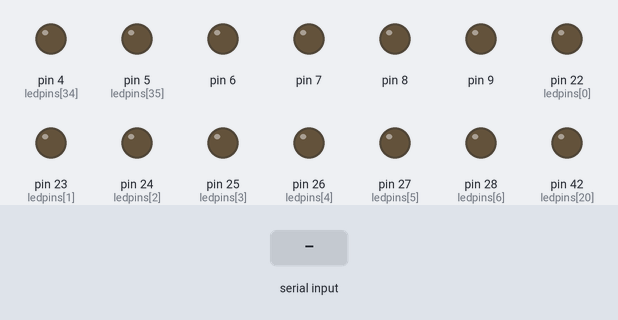
Simulated run of this sketch. Board: Arduino Mega 2560, built with avr-gcc and run on an emulated ATmega2560. On the bench: output pins drawn as LEDs (lit = HIGH). The test bench sets the inputs (shaded band).

Above: at 1.2 s.
1.3 s: "30,150,10,200,45,90\n" received over Serial
At 3.1 s:
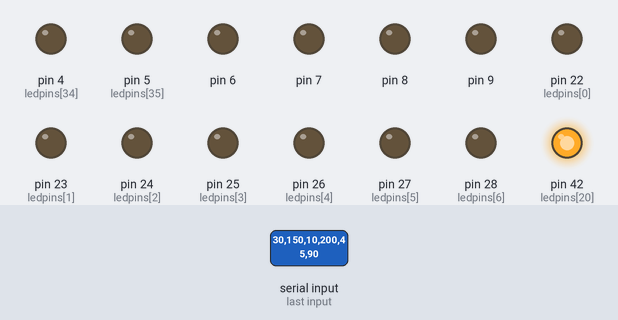
3.8 s: "11\n" received over Serial
At 6.0 s:
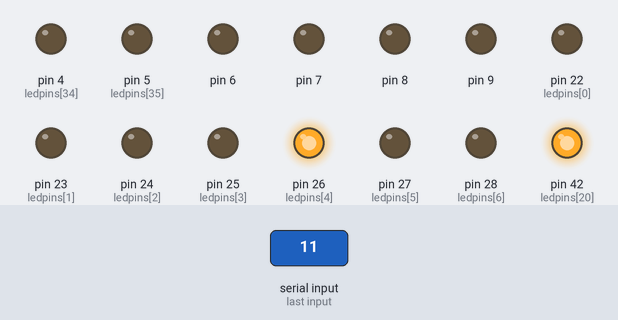
6.3 s: "16\n" received over Serial
At 7.9 s:
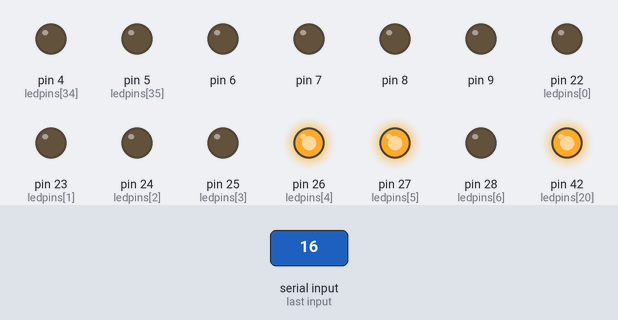
8.7 s: "15\n" received over Serial
At 10.8 s:
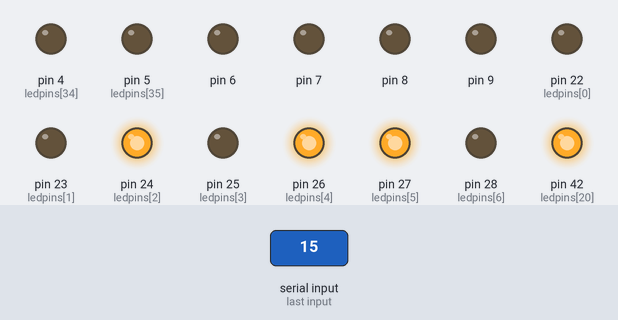
11.1 s: "14\n" received over Serial
At 12.8 s:
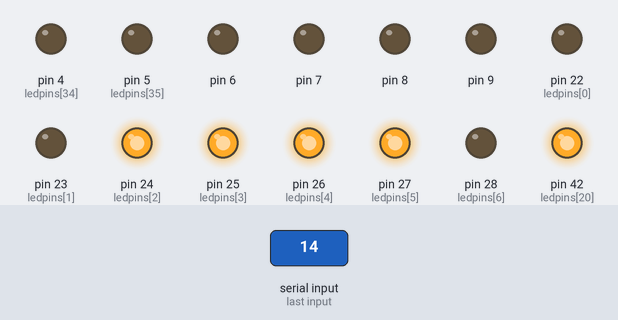
13.6 s: "30,150,10,200,45,90\n" received over Serial
At 16.0 s:
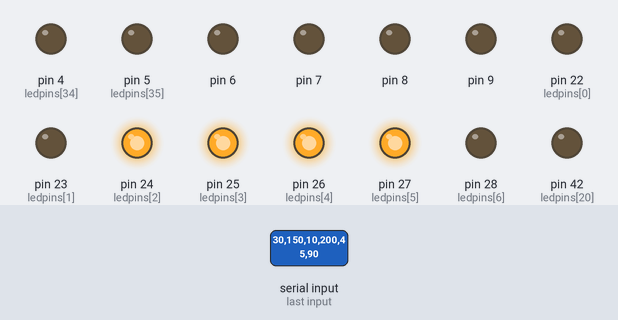
Timing chart, 0 to 17.1 s (numbered marks = the images above; inputs shaded):
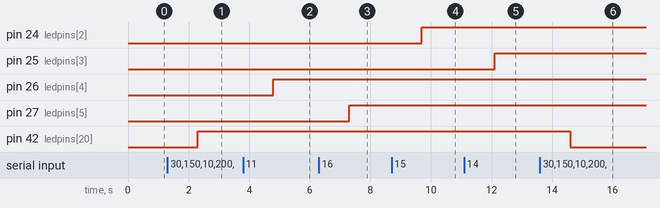

Measured:
- after the input at 1.3 s, pin 42 (ledpins[20]): LOW → HIGH after 1.0 s
- after the input at 3.8 s, pin 26 (ledpins[4]): LOW → HIGH after 1.0 s
- after the input at 6.3 s, pin 27 (ledpins[5]): LOW → HIGH after 1.0 s
- after the input at 8.7 s, pin 24 (ledpins[2]): LOW → HIGH after 1.0 s
- after the input at 11.1 s, pin 25 (ledpins[3]): LOW → HIGH after 1.0 s
- after the input at 13.6 s, pin 42 (ledpins[20]): HIGH → LOW after 1.0 s

The sketch:

ArduinoBoard.ino
```cpp
String seData;

void setup(){
  Serial.begin(115200);
  pinMode(9, OUTPUT);
  pinMode(6, OUTPUT);
  pinMode(4, OUTPUT);
  pinMode(5, OUTPUT);
  pinMode(22, OUTPUT);
  pinMode(23, OUTPUT);
  pinMode(24, OUTPUT);
  pinMode(25, OUTPUT);
  pinMode(26, OUTPUT);
  pinMode(27, OUTPUT);
  pinMode(28, OUTPUT);
  pinMode(29, OUTPUT);
  pinMode(30, OUTPUT);
  pinMode(31, OUTPUT);
  pinMode(32, OUTPUT);
  pinMode(33, OUTPUT);
  pinMode(34, OUTPUT);
  pinMode(35, OUTPUT);
  pinMode(36, OUTPUT);
  pinMode(37, OUTPUT);
  pinMode(38, OUTPUT);
  pinMode(39, OUTPUT);
  pinMode(40, OUTPUT);
  pinMode(41, OUTPUT);
  pinMode(42, OUTPUT);
  pinMode(43, OUTPUT);
  pinMode(44, OUTPUT);
  pinMode(45, OUTPUT);
  pinMode(46, OUTPUT);
  pinMode(47, OUTPUT);
  pinMode(48, OUTPUT);
  pinMode(49, OUTPUT);
  pinMode(50, OUTPUT);
  pinMode(51, OUTPUT);
  pinMode(7, OUTPUT);
  pinMode(8, OUTPUT);
}

void loop()
{
  if(Serial.available()){
    serialEvent();
  }
}
int switch1, switch2, switch3, switch4, switch5, switch6, switch7, switch8, switch9, switch10, switch11, switch12, switch13, switch14, switch15, switch16,
switch17, switch18, switch19, switch20, switch21, switch22, switch23, switch24, switch25, switch26, switch27, switch28, switch29, switch30, switch31, switch32, switch33, switch34, switch35, switch36 = 0;

void serialEvent() {
  seData = Serial.readString();
  for(int ind=0; ind<seData.length()-2;ind+=2){
    String serialData=seData.substring(ind,ind+2);
    if(serialData.toInt()==11){if(switch1==0){digitalWrite(26,HIGH); switch1=1;}else{digitalWrite(26,LOW); switch1=0;}}

    if(serialData.toInt()==16){if(switch2==0){digitalWrite(27,HIGH); switch2=1;}else{digitalWrite(27,LOW); switch2=0;}}

    if(serialData.toInt()==15){if(switch3==0){digitalWrite(24,HIGH); switch3=1;}else{digitalWrite(24,LOW); switch3=0;}}

    if(serialData.toInt()==14){if(switch4==0){digitalWrite(25,HIGH); switch4=1;}else{digitalWrite(25,LOW); switch4=0;}}

    if(serialData.toInt()==13){if(switch5==0){digitalWrite(22,HIGH); switch5=1;}else{digitalWrite(22,LOW); switch5=0;}}

    if(serialData.toInt()==12){if(switch6==0){digitalWrite(23,HIGH); switch6=1;}else{digitalWrite(23,LOW); switch6=0;}}

    if(serialData.toInt()==21){if(switch7==0){digitalWrite(32,HIGH); switch7=1;}else{digitalWrite(32,LOW); switch7=0;}}

    if(serialData.toInt()==26){if(switch8==0){digitalWrite(33,HIGH); switch8=1;}else{digitalWrite(33,LOW); switch8=0;}}

    if(serialData.toInt()==25){if(switch9==0){digitalWrite(30,HIGH); switch9=1;}else{digitalWrite(30,LOW); switch9=0;}}

    if(serialData.toInt()==24){if(switch10==0){digitalWrite(31,HIGH); switch10=1;}else{digitalWrite(31,LOW); switch10=0;}}

    if(serialData.toInt()==23){if(switch11==0){digitalWrite(28,HIGH); switch11=1;}else{digitalWrite(28,LOW); switch11=0;}}

    if(serialData.toInt()==22){if(switch12==0){digitalWrite(29,HIGH); switch12=1;}else{digitalWrite(29,LOW); switch12=0;}}

    if(serialData.toInt()==31){if(switch13==0){digitalWrite(38,HIGH); switch13=1;}else{digitalWrite(38,LOW); switch13=0;}}

    if(serialData.toInt()==36){if(switch14==0){digitalWrite(39,HIGH); switch14=1;}else{digitalWrite(39,LOW); switch14=0;}}

    if(serialData.toInt()==33){if(switch15==0){digitalWrite(34,HIGH); switch15=1;}else{digitalWrite(34,LOW); switch15=0;}}

    if(serialData.toInt()==34){if(switch16==0){digitalWrite(37,HIGH); switch16=1;}else{digitalWrite(37,LOW); switch16=0;}}

    if(serialData.toInt()==35){if(switch17==0){digitalWrite(36,HIGH); switch17=1;}else{digitalWrite(36,LOW); switch17=0;}}

    if(serialData.toInt()==32){if(switch18==0){digitalWrite(35,HIGH); switch18=1;}else{digitalWrite(35,LOW); switch18=0;}}

    if(serialData.toInt()==41){if(switch19==0){digitalWrite(44,HIGH); switch19=1;}else{digitalWrite(44,LOW); switch19=0;}}

    if(serialData.toInt()==46){if(switch20==0){digitalWrite(45,HIGH); switch20=1;}else{digitalWrite(45,LOW); switch20=0;}}

    if(serialData.toInt()==45){if(switch21==0){digitalWrite(42,HIGH); switch21=1;}else{digitalWrite(42,LOW); switch21=0;}}

    if(serialData.toInt()==44){if(switch22==0){digitalWrite(43,HIGH); switch22=1;}else{digitalWrite(43,LOW); switch22=0;}}

    if(serialData.toInt()==43){if(switch23==0){digitalWrite(40,HIGH); switch23=1;}else{digitalWrite(40,LOW); switch23=0;}}

    if(serialData.toInt()==42){if(switch24==0){digitalWrite(41,HIGH); switch24=1;}else{digitalWrite(41,LOW); switch24=0;}}

    if(serialData.toInt()==51){if(switch25==0){digitalWrite(50,HIGH); switch25=1;}else{digitalWrite(50,LOW); switch25=0;}}

    if(serialData.toInt()==56){if(switch26==0){digitalWrite(51,HIGH); switch26=1;}else{digitalWrite(51,LOW); switch26=0;}}

    if(serialData.toInt()==55){if(switch27==0){digitalWrite(48,HIGH); switch27=1;}else{digitalWrite(48,LOW); switch27=0;}}

    if(serialData.toInt()==54){if(switch28==0){digitalWrite(49,HIGH); switch28=1;}else{digitalWrite(49,LOW); switch28=0;}}

    if(serialData.toInt()==53){if(switch29==0){digitalWrite(46,HIGH); switch29=1;}else{digitalWrite(46,LOW); switch29=0;}}

    if(serialData.toInt()==52){if(switch30==0){digitalWrite(47,HIGH); switch30=1;}else{digitalWrite(47,LOW); switch30=0;}}

    if(serialData.toInt()==61){if(switch31==0){digitalWrite(4,HIGH); switch31=1;}else{digitalWrite(4,LOW); switch31=0;}}

    if(serialData.toInt()==62){if(switch32==0){digitalWrite(9,HIGH); switch32=1;}else{digitalWrite(9,LOW); switch32=0;}}

    if(serialData.toInt()==63){if(switch33==0){digitalWrite(8,HIGH); switch33=1;}else{digitalWrite(8,LOW); switch33=0;}}

    if(serialData.toInt()==64){if(switch34==0){digitalWrite(7,HIGH); switch34=1;}else{digitalWrite(7,LOW); switch34=0;}}

    if(serialData.toInt()==65){if(switch35==0){digitalWrite(6,HIGH); switch35=1;}else{digitalWrite(6,LOW); switch35=0;}}

    if(serialData.toInt()==66){if(switch36==0){digitalWrite(5,HIGH); switch36=1;}else{digitalWrite(5,LOW); switch36=0;}}

    if(serialData.toInt()==99){
      switch1, switch2, switch3, switch4, switch5, switch6, switch7, switch8, switch9, switch10, switch11, switch12, switch13, switch14, switch15, switch16,
      switch17, switch18, switch19, switch20, switch21, switch22, switch23, switch24, switch25, switch26, switch27, switch28, switch29, switch30, switch31, switch32, switch33, switch34, switch35, switch36=0;
      uint8_t ledpins[36]={22, 23, 24, 25, 26, 27, 28, 29, 30, 31, 32, 33, 34, 35, 36, 37, 38, 39, 40, 41, 42, 43, 44, 45, 46, 47, 48, 49, 50, 51, 52, 53, 2, 3, 4, 5};
      for (uint8_t i = 0; i < 36; i++) { //for each pin
        digitalWrite(ledpins[i], LOW);
      }
    }
  }
}
```
